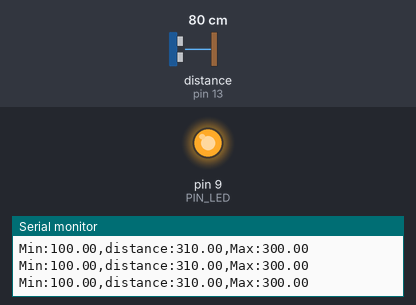
Recording of a sketch running on a simulated Arduino Uno, built with avr-gcc and run on an emulated ATmega328P. Parts: output pins drawn as LEDs (lit = HIGH), the last lines printed to the serial monitor. Wiring (inferred from the names in the program): ultrasonic range finder: trigger pin 12; echo pin 13. Inputs (shaded band) come from the test bench; at power-on: distance to the obstacle (sensor on pin 13) 80 cm. The echo pulse lasts 58.3 µs per cm; pins used as bus, display or sensor lines are not drawn.

Above: at 1.2 s.
1.3 s: distance to the obstacle (sensor on pin 13) set to 18 cm
At 2.3 s:
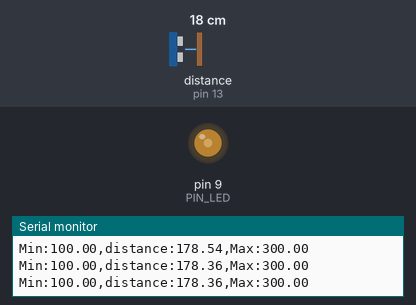
4.3 s: distance to the obstacle (sensor on pin 13) set to 2 cm
At 5.7 s:
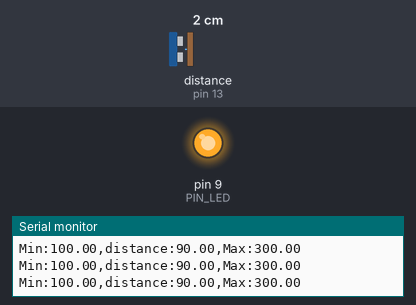
Timing chart, 0 to 7.3 s (numbered marks = the images above; inputs shaded):
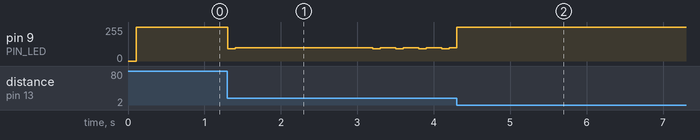

The sketch:

08_example_2.ino
```cpp
// Arduino pin assignment
#define PIN_LED  9
#define PIN_TRIG 12   // sonar sensor TRIGGER
#define PIN_ECHO 13   // sonar sensor ECHO

// configurable parameters
#define SND_VEL 346.0     // sound velocity at 24 celsius degree (unit: m/sec)
#define INTERVAL 100      // sampling interval (unit: msec)
#define PULSE_DURATION 10 // ultra-sound Pulse Duration (unit: usec)
#define _DIST_MIN 100.0   // minimum distance to be measured (unit: mm)
#define _DIST_MAX 300.0   // maximum distance to be measured (unit: mm)

#define TIMEOUT ((INTERVAL / 2) * 1000.0) // maximum echo waiting time (unit: usec)
#define SCALE (0.001 * 0.5 * SND_VEL) // coefficent to convert duration to distance

unsigned long last_sampling_time;   // unit: msec

void setup() {
  // initialize GPIO pins
  pinMode(PIN_LED, OUTPUT);
  pinMode(PIN_TRIG, OUTPUT);  // sonar TRIGGER
  pinMode(PIN_ECHO, INPUT);   // sonar ECHO
  digitalWrite(PIN_TRIG, LOW);  // turn-off Sonar

  // initialize serial port
  Serial.begin(57600);
}

void loop() {
  float distance;

  // wait until next sampling time.
  // millis() returns the number of milliseconds since the program started.
  //    will overflow after 50 days.
  if (millis() < (last_sampling_time + INTERVAL))
    return;

  distance = USS_measure(PIN_TRIG, PIN_ECHO); // read distance

  if ((distance == 0.0) || (distance > _DIST_MAX)) {
      distance = _DIST_MAX + 10.0;    // Set Higher Value
      digitalWrite(PIN_LED, 1);       // LED OFF
  } else if (distance < _DIST_MIN) {
      distance = _DIST_MIN - 10.0;    // Set Lower Value
      digitalWrite(PIN_LED, 1);       // LED OFF
  } else {    // In desired Range
      digitalWrite(PIN_LED, 0);       // LED ON
  }

  analogWrite(PIN_LED, brightness(int(distance)));

  // output the distance to the serial port
  Serial.print("Min:");        Serial.print(_DIST_MIN);
  Serial.print(",distance:");  Serial.print(distance);
  Serial.print(",Max:");       Serial.print(_DIST_MAX);
  Serial.println("");

  // do something here
  delay(50); // Assume that it takes 50ms to do something.

  // update last sampling time
  last_sampling_time += INTERVAL;
}

int brightness(int distance)
{
  int light = 0;
  if (distance>0&distance<=100){
    light=255;
  }
  else if (distance > 100 & distance < 200){
    light = 255 - ((51/20)*(distance - 100));
  }
  else if(distance == 200){
    light = 0;
  }
  else if(distance > 200 & distance < 300){
    light = ((51/20)*(distance - 200));
  }
  else {
    light = 255;
  }
  return light;
}

// get a distance reading from USS. return value is in millimeter.
float USS_measure(int TRIG, int ECHO)
{
  digitalWrite(TRIG, HIGH);
  delayMicroseconds(PULSE_DURATION);
  digitalWrite(TRIG, LOW);

  return pulseIn(ECHO, HIGH, TIMEOUT) * SCALE; // unit: mm

  // Pulse duration to distance conversion example (target distance = 17.3m)
  // - pulseIn(ECHO, HIGH, timeout) returns microseconds (음파의 왕복 시간)
  // - 편도 거리 = (pulseIn() / 1,000,000) * SND_VEL / 2 (미터 단위)
  //   mm 단위로 하려면 * 1,000이 필요 ==>  SCALE = 0.001 * 0.5 * SND_VEL
  //
  // - 예, pusseIn()이 100,000 이면 (= 0.1초, 왕복 거리 34.6m)
  //        = 100,000 micro*sec * 0.001 milli/micro * 0.5 * 346 meter/sec
  //        = 100,000 * 0.001 * 0.5 * 346
  //        = 17,300 mm  ==> 17.3m
}
```

Measured:
- after the input at 1.3 s, pin 9 (PIN_LED): goes 93/255 0.10 s, 99/255 1.8 s, 3 × (93/255 0.10 s, 99/255 0.20 s), 93/255 0.10 s, then 99/255, starting at once
- after the input at 4.3 s, pin 9 (PIN_LED): 99/255 → 255/255 at once
